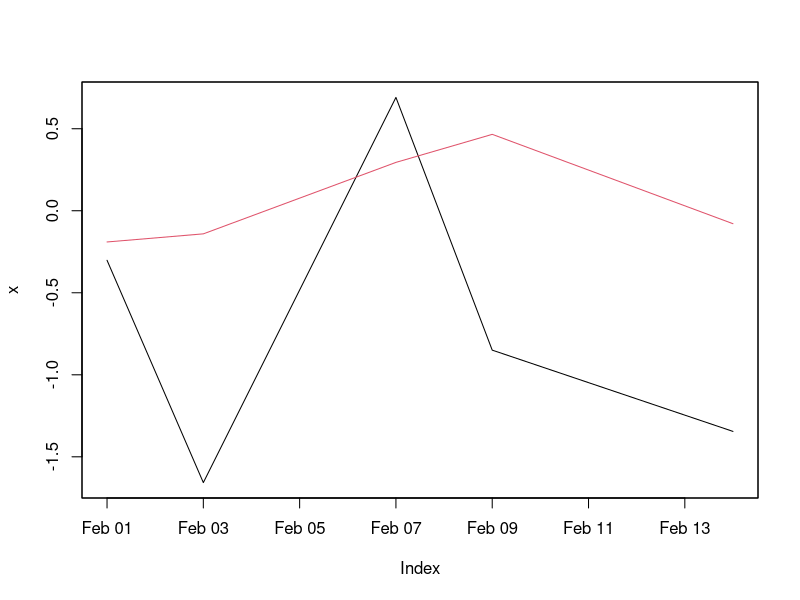
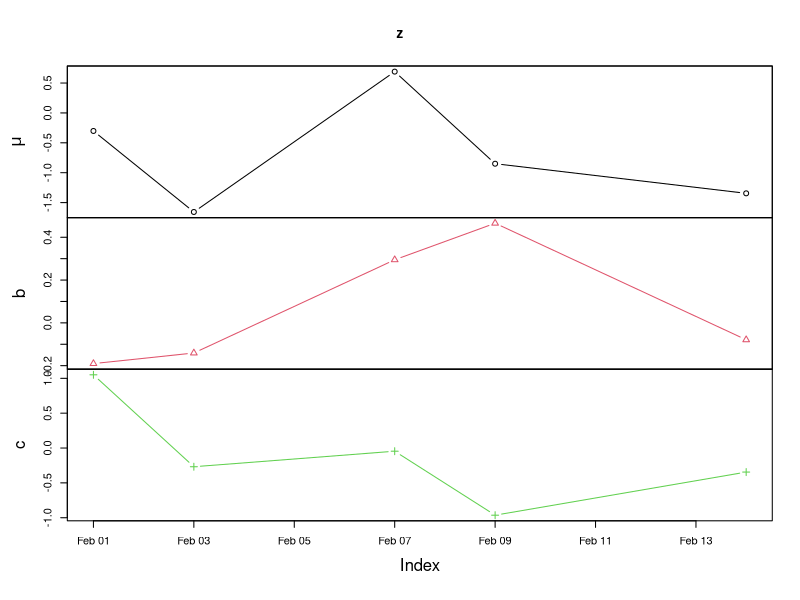
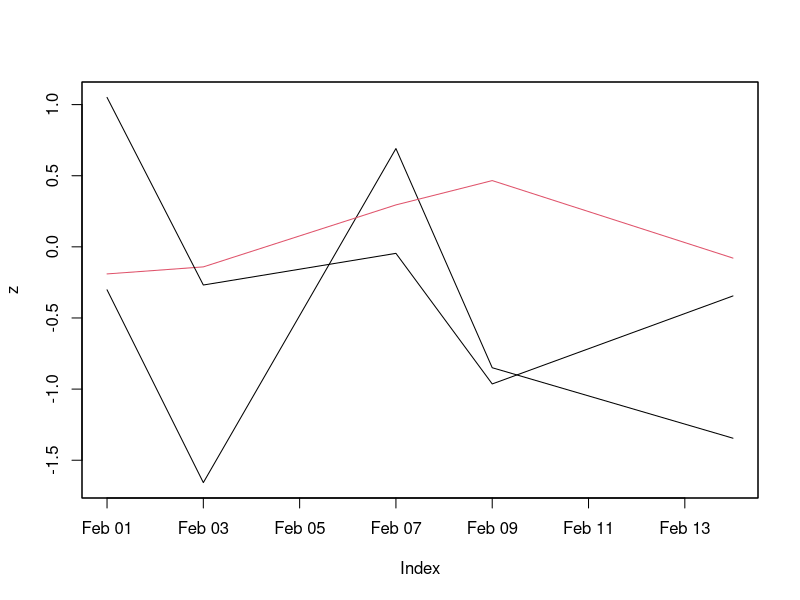
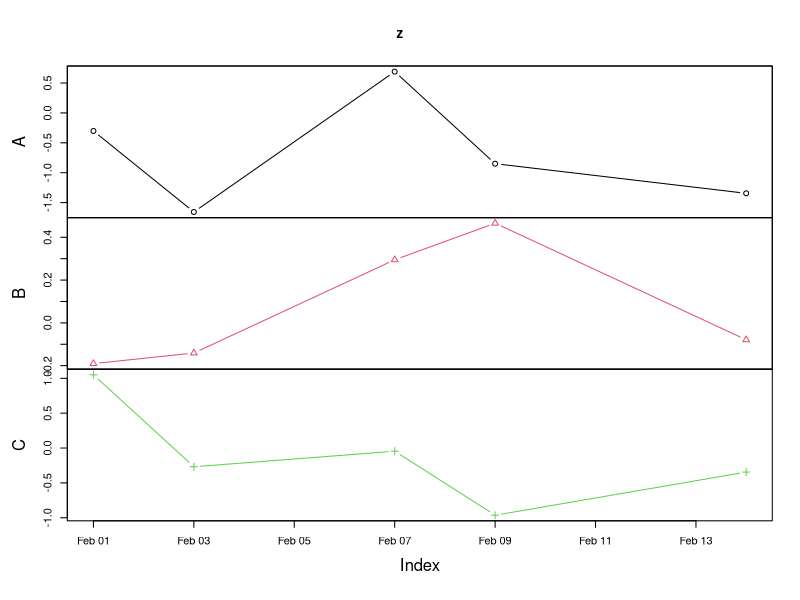
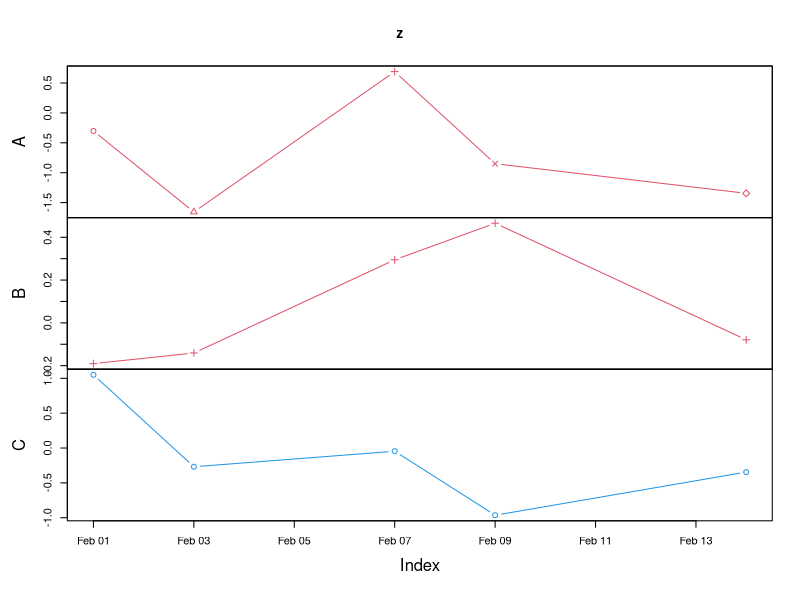
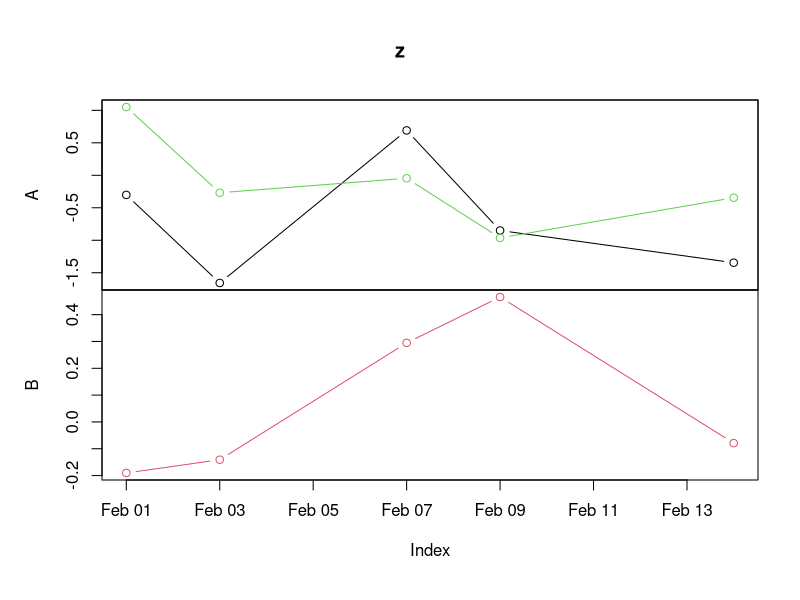
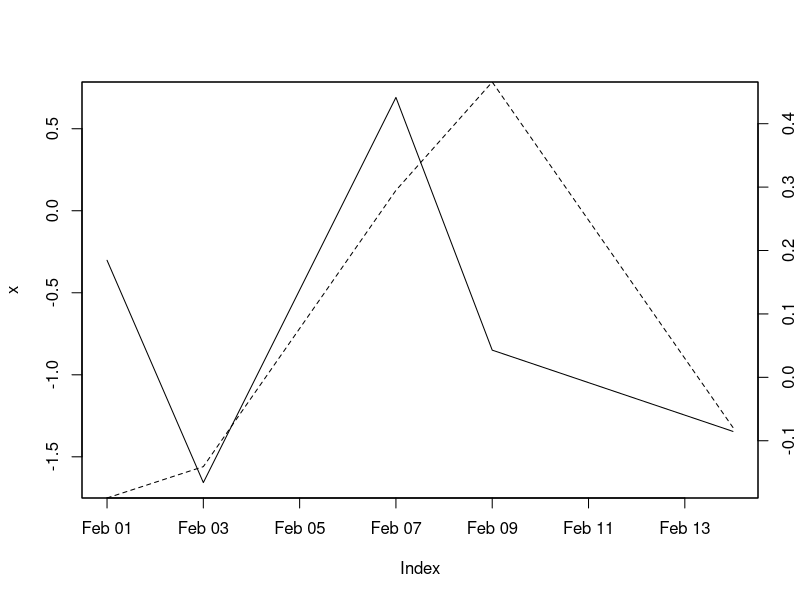
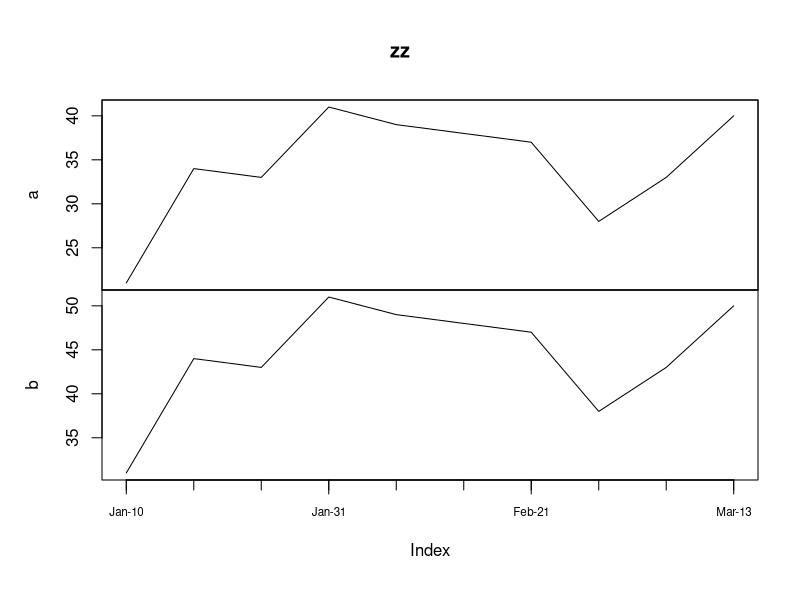

Source code (R) for these figures, in order:
library(zoo)


### Name: plot.zoo
### Title: Plotting zoo Objects
### Aliases: plot.zoo barplot.zoo lines.zoo points.zoo
### Keywords: ts

### ** Examples

## example dates
x.Date <- as.Date(paste(2003, 02, c(1, 3, 7, 9, 14), sep = "-"))

## univariate plotting
x <- zoo(rnorm(5), x.Date)
x2 <- zoo(rnorm(5, sd = 0.2), x.Date)
plot(x)
lines(x2, col = 2)

## multivariate plotting
z <- cbind(x, x2, zoo(rnorm(5, sd = 0.5), x.Date))
plot(z, type = "b", pch = 1:3, col = 1:3, ylab = list(expression(mu), "b", "c"))
colnames(z) <- LETTERS[1:3]
plot(z, screens = 1, col = list(B = 2))
plot(z, type = "b", pch = 1:3, col = 1:3)
plot(z, type = "b", pch = list(A = 1:5, B = 3), col = list(C = 4, 2))
plot(z, type = "b", screen = c(1,2,1), col = 1:3)
# right axis is for broken lines
plot(x)
opar <- par(usr = c(par("usr")[1:2], range(x2)))
lines(x2, lty = 2)
# axis(4)
axis(side = 4)
par(opar)


## Custom x axis labelling using a custom panel.
# 1. test data
z <- zoo(c(21, 34, 33, 41, 39, 38, 37, 28, 33, 40), 
     as.Date(c("1992-01-10", "1992-01-17", "1992-01-24", "1992-01-31", 
       "1992-02-07", "1992-02-14", "1992-02-21", "1992-02-28", "1992-03-06", 
       "1992-03-13")))
zz <- merge(a = z, b = z+10)
# 2. axis tick for every point. Also every 3rd point labelled.
my.panel <- function(x, y, ..., pf = parent.frame()) {
   fmt <- "%b-%d" # format for axis labels
   lines(x, y, ...)
   # if bottom panel
   if (with(pf, length(panel.number) == 0 || 
        panel.number %% nr == 0 || panel.number == nser)) { 
      # create ticks at x values and then label every third tick
      axis(side = 1, at = x, labels = FALSE)
      ix <- seq(1, length(x), 3)
      labs <- format(x, fmt)
      axis(side = 1, at = x[ix], labels = labs[ix], tcl = -0.7, cex.axis = 0.7)
   }
}
# 3. plot
plot(zz, panel = my.panel, xaxt = "n")

# with a single panel plot a fancy x-axis is just the same
# procedure as for the ordinary plot command
plot(zz, screen = 1, col = 1:2, xaxt = "n")
# axis(1, at = time(zz), labels = FALSE)
tt <- time(zz)
axis(side = 1, at = tt, labels = FALSE)
ix <- seq(1, length(tt), 3)
fmt <- "%b-%d" # format for axis labels
labs <- format(tt, fmt)
# axis(1, at = time(zz)[ix], labels = labs[ix], tcl = -0.7, cex.axis = 0.7)
axis(side = 1, at = tt[ix], labels = labs[ix], tcl = -0.7, cex.axis = 0.7)
legend("bottomright", colnames(zz), lty = 1, col = 1:2)

## plot a mulitple ts series with nice x-axis using panel function
tab <- ts(cbind(A = 1:24, B = 24:1), start = c(2006, 1), freq = 12)
pnl.xaxis <- function(...) {
     lines(...)
     panel.number <- parent.frame()$panel.number
     nser <- parent.frame()$nser
     # if bottom panel
     if (!length(panel.number) || panel.number == nser) { 
           tt <- list(...)[[1]]
           ym <- as.yearmon(tt)
	   mon <- as.numeric(format(ym, "%m"))
	   yy <- format(ym, "%y")
	   mm <- substring(month.abb[mon], 1, 1)
       if (any(mon == 1))
	    # axis(1, tt[mon == 1], yy[mon == 1], cex.axis = 0.7)
	    axis(side = 1, at = tt[mon == 1], labels = yy[mon == 1], cex.axis = 0.7)
	   # axis(1, tt[mon > 1], mm[mon > 1], cex.axis = 0.5, tcl = -0.3)
	   axis(side = 1, at = tt[mon > 1], labels = mm[mon > 1], cex.axis = 0.5, tcl = -0.3)
     }
}
plot(as.zoo(tab), panel = pnl.xaxis, xaxt = "n", main = "Fancy X Axis")

## Another example with a custom axis
# test data
z <- zoo(matrix(1:25, 5), c(10,11,20,21))
colnames(z) <- letters[1:5]

plot(zoo(coredata(z)), xaxt = "n", panel = function(x, y, ..., Time = time(z)) {
    lines(x, y, ...)
    # if bottom panel
    pf <- parent.frame()
    if (with(pf, panel.number %% nr == 0 || panel.number == nser)) {
        axis(side = 1, at = x, labels = Time)
    }
})


## plot with left and right axes
## modified from http://www.mayin.org/ajayshah/KB/R/html/g6.html
set.seed(1)
z <- zoo(cbind(A = cumsum(rnorm(100)), B = cumsum(rnorm(100, mean = 0.2))))
opar <- par(mai = c(.8, .8, .2, .8))
plot(z[,1], type = "l", 
  xlab = "x-axis label", ylab = colnames(z)[1])
par(new = TRUE)
plot(z[,2], type = "l", ann = FALSE, yaxt = "n", col = "blue")
# axis(4)
axis(side = 4)
legend(x = "topleft", bty = "n", lty = c(1,1), col = c("black", "blue"),
  legend = paste(colnames(z), c("(left scale)", "(right scale)")))
usr <- par("usr")
# if you don't care about srt= in text then mtext is shorter:
#   mtext(colnames(z)[2], 4, 2, col = "blue")
text(usr[2] + .1 * diff(usr[1:2]), mean(usr[3:4]), colnames(z)[2],
  srt = -90, xpd = TRUE, col = "blue")
par(opar)


## another plot with left and right axes
## modified from https://stat.ethz.ch/pipermail/r-help/2014-May/375293.html
d1 <- c(38.2, 18.1, 83.2, 42.7, 22.8, 48.1, 81.8, 129.6, 52.0, 110.3)
d2 <- c(2.2, 0.8, 0.7, 1.6, 0.9, 0.9, 1.1, 2.8, 5.1, 2.1)
z1 <- zooreg(d1, start = as.POSIXct("2013-01-01 00:00:01"), frequency = 0.0000006)
z2 <- zooreg(d2, start = as.POSIXct("2013-01-01 00:00:20"), frequency = 0.0000006)
zt <- zooreg(rnorm(1050), start = as.POSIXct("2013-01-01 00:00:01"), frequency = 0.00007)
z <- merge(zt, z1, z2, all = TRUE)
z <- na.spline(z[,2:3], na.rm = FALSE)
## function to round up to a number divisible by n (2011 by Owen Jones)
roundup <- function(x, n) ceiling(ceiling(x)/n) * n
## plot how to match secondary y-axis ticks to primary ones
plot(z$z1, ylim = c(0, signif(max(na.omit(z$z1)), 2)), xlab = "")
## use multiplication for even tick numbers and fake sekondary y-axis
max.yl <- roundup(max(na.omit(z$z2)), par("yaxp")[3])
multipl.yl <- max(na.omit(z$z2)) / max.yl
multipl.z2 <- signif(max(na.omit(z$z1) * 1.05), 2)/max.yl
lines(z$z2 * multipl.z2, lty = 2)
at4 <- axTicks(4)
axis(4, at = at4, seq(0, max.yl, length.out = par("yaxp")[3] + 1))


# automatically placed point labels
## Not run: 
##D library("maptools")
##D pointLabel(time(z), coredata(z[,2]), labels = format(time(z)), cex = 0.5)
## End(Not run)

## plot one zoo series against the other.
plot(x, x2)
plot(x, x2, xy.labels = TRUE)
plot(x, x2, xy.labels = 1:5, xy.lines = FALSE)

## shade a portion of a plot and make axis fancier

v <- zooreg(rnorm(50), start = as.yearmon(2004), freq = 12)

plot(v, type = "n")
u <- par("usr")
rect(as.yearmon("2007-8"), u[3], as.yearmon("2009-11"), u[4], 
   border = 0, col = "grey")
lines(v)
axis(1, floor(time(v)), labels = FALSE, tcl = -1)

## shade certain times to show recessions, etc.
v <- zooreg(rnorm(50), start = as.yearmon(2004), freq = 12)
plot(v, type = "n")
u <- par("usr")
rect(as.yearmon("2007-8"), u[3], as.yearmon("2009-11"), u[4], 
   border = 0, col = "grey")
lines(v)
axis(1, floor(time(v)), labels = FALSE, tcl = -1)

## fill area under plot

pnl.xyarea <- function(x, y, fill.base = 0, col = 1, ...) {
       lines(x, y, ...)
       panel.number <- parent.frame()$panel.number
	   col <- rep(col, length = panel.number)[panel.number]
       polygon(c(x[1], x, tail(x, 1), x[1]), 
		c(fill.base, as.numeric(y), fill.base, fill.base), col = col)
}
plot(zoo(EuStockMarkets), col = rainbow(4), panel = pnl.xyarea)


## barplot
x <- zoo(cbind(rpois(5, 2), rpois(5, 3)), x.Date)
barplot(x, beside = TRUE)

## 3d plot
## The persp function in R (not part of zoo) works with zoo objects.
## The following example is by Enrico Schumann.
## https://stat.ethz.ch/pipermail/r-sig-finance/2009q1/003710.html
nC <- 10    # columns
nO <- 100 # observations
dataM <- array(runif(nC * nO), dim=c(nO, nC))
zz <- zoo(dataM, 1:nO)
persp(1:nO, 1:nC, zz)

# interactive plotting
## Not run: 
##D library("TeachingDemos")
##D tke.test1 <- list(Parameters = list(
##D 	lwd = list("spinbox", init = 1, from = 0, to = 5, increment = 1, width = 5),
##D 	lty = list("spinbox", init = 1, from = 0, to = 6, increment = 1, width = 5)
##D ))
##D z <- zoo(rnorm(25))
##D tkexamp(plot(z), tke.test1, plotloc = "top")
## End(Not run)

# setting ylim on a multi-panel plot - 2nd panel y axis range is 1-50
data("anscombe", package = "datasets")
ans6 <- zoo(anscombe[, 1:6])
screens <- c(1, 1, 2, 2, 3, 3)
ylim <- unname(tapply(as.list(ans6), screens, range))
ylim[[2]] <- 1:50 # or ylim[[2]] <- c(1, 50)
plot(ans6, screens = screens, ylim = ylim) 
